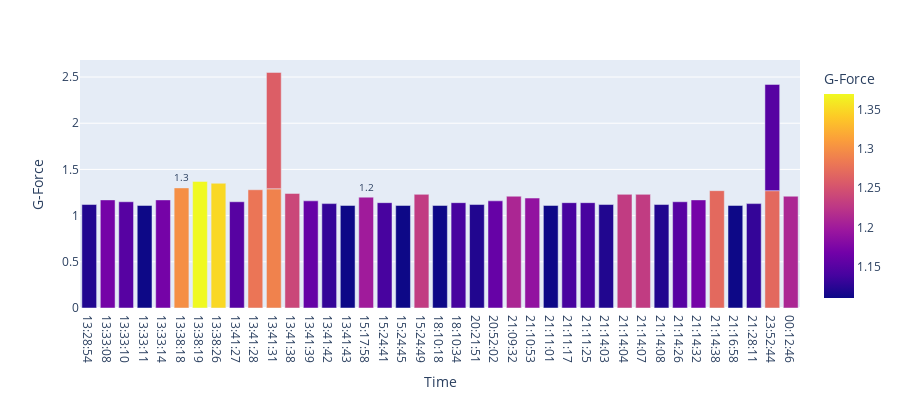

Notebook code cell kept with this figure:
### Markdown cell above
### Bar on given date w/ color

### Code cell
fig = px.bar(pd.DataFrame(days['16-05-2020']), x='Time', y='G-Force',
             hover_data=['Time', 'G-Force'], height=400, color='G-Force', text='G-Force')
fig.update_traces(texttemplate = '%{text: .2s}', textposition='outside')
fig.update_layout(uniformtext_minsize=8, uniformtext_mode='hide')
fig

### Figure 1 — Plotly figure (JSON) as saved in the notebook; plotly's stock layout.template omitted (floating-point values rounded to 4 significant figures)
{"data": [{"alignmentgroup": "True", "customdata": [["13:28:54", 1.12], ["13:33:08", 1.17], ["13:33:10", 1.15], ["13:33:11", 1.11], ["13:33:14", 1.17], ["13:38:18", 1.3], ["13:38:19", 1.37], ["13:38:26", 1.35], ["13:41:27", 1.15], ["13:41:28", 1.28], ["13:41:31", 1.29], ["13:41:31", 1.26], ["13:41:38", 1.24], ["13:41:39", 1.16], ["13:41:42", 1.13], ["13:41:43", 1.11], ["15:17:58", 1.2], ["15:24:41", 1.14], ["15:24:45", 1.11], ["15:24:49", 1.23], ["18:10:18", 1.11], ["18:10:34", 1.14], ["20:21:51", 1.12], ["20:52:02", 1.16], ["21:09:32", 1.21], ["21:10:53", 1.19], ["21:11:01", 1.11], ["21:11:17", 1.14], ["21:11:25", 1.14], ["21:14:03", 1.12], ["21:14:04", 1.23], ["21:14:07", 1.23], ["21:14:08", 1.12], ["21:14:26", 1.15], ["21:14:32", 1.17], ["21:14:38", 1.27], ["21:16:58", 1.11], ["21:28:11", 1.13], ["23:52:44", 1.27], ["23:52:44", 1.15], ["00:12:46", 1.21]], "hovertemplate": "Time=%{customdata[0]}<br>G-Force=%{marker.color}<extra></extra>", "legendgroup": "", "marker": {"color": [1.12, 1.17, 1.15, 1.11, 1.17, 1.3, 1.37, 1.35, 1.15, 1.28, 1.29, 1.26, 1.24, 1.16, 1.13, 1.11, 1.2, 1.14, 1.11, 1.23, 1.11, 1.14, 1.12, 1.16, 1.21, 1.19, 1.11, 1.14, 1.14, 1.12, 1.23, 1.23, 1.12, 1.15, 1.17, 1.27, 1.11, 1.13, 1.27, 1.15, 1.21], "coloraxis": "coloraxis"}, "name": "", "offsetgroup": "", "orientation": "v", "showlegend": false, "text": [1.12, 1.17, 1.15, 1.11, 1.17, 1.3, 1.37, 1.35, 1.15, 1.28, 1.29, 1.26, 1.24, 1.16, 1.13, 1.11, 1.2, 1.14, 1.11, 1.23, 1.11, 1.14, 1.12, 1.16, 1.21, 1.19, 1.11, 1.14, 1.14, 1.12, 1.23, 1.23, 1.12, 1.15, 1.17, 1.27, 1.11, 1.13, 1.27, 1.15, 1.21], "textposition": "outside", "texttemplate": "%{text: .2s}", "type": "bar", "x": ["13:28:54", "13:33:08", "13:33:10", "13:33:11", "13:33:14", "13:38:18", "13:38:19", "13:38:26", "13:41:27", "13:41:28", "13:41:31", "13:41:31", "13:41:38", "13:41:39", "13:41:42", "13:41:43", "15:17:58", "15:24:41", "15:24:45", "15:24:49", "18:10:18", "18:10:34", "20:21:51", "20:52:02", "21:09:32", "21:10:53", "21:11:01", "21:11:17", "21:11:25", "21:14:03", "21:14:04", "21:14:07", "21:14:08", "21:14:26", "21:14:32", "21:14:38", "21:16:58", "21:28:11", "23:52:44", "23:52:44", "00:12:46"], "xaxis": "x", "y": [1.12, 1.17, 1.15, 1.11, 1.17, 1.3, 1.37, 1.35, 1.15, 1.28, 1.29, 1.26, 1.24, 1.16, 1.13, 1.11, 1.2, 1.14, 1.11, 1.23, 1.11, 1.14, 1.12, 1.16, 1.21, 1.19, 1.11, 1.14, 1.14, 1.12, 1.23, 1.23, 1.12, 1.15, 1.17, 1.27, 1.11, 1.13, 1.27, 1.15, 1.21], "yaxis": "y"}], "layout": {"barmode": "relative", "coloraxis": {"colorbar": {"title": {"text": "G-Force"}}, "colorscale": [[0, "#0d0887"], [0.1111, "#46039f"], [0.2222, "#7201a8"], [0.3333, "#9c179e"], [0.4444, "#bd3786"], [0.5556, "#d8576b"], [0.6667, "#ed7953"], [0.7778, "#fb9f3a"], [0.8889, "#fdca26"], [1, "#f0f921"]]}, "height": 400, "legend": {"tracegroupgap": 0}, "margin": {"t": 60}, "uniformtext": {"minsize": 8, "mode": "hide"}, "xaxis": {"anchor": "y", "domain": [0, 1], "title": {"text": "Time"}}, "yaxis": {"anchor": "x", "domain": [0, 1], "title": {"text": "G-Force"}}}}
